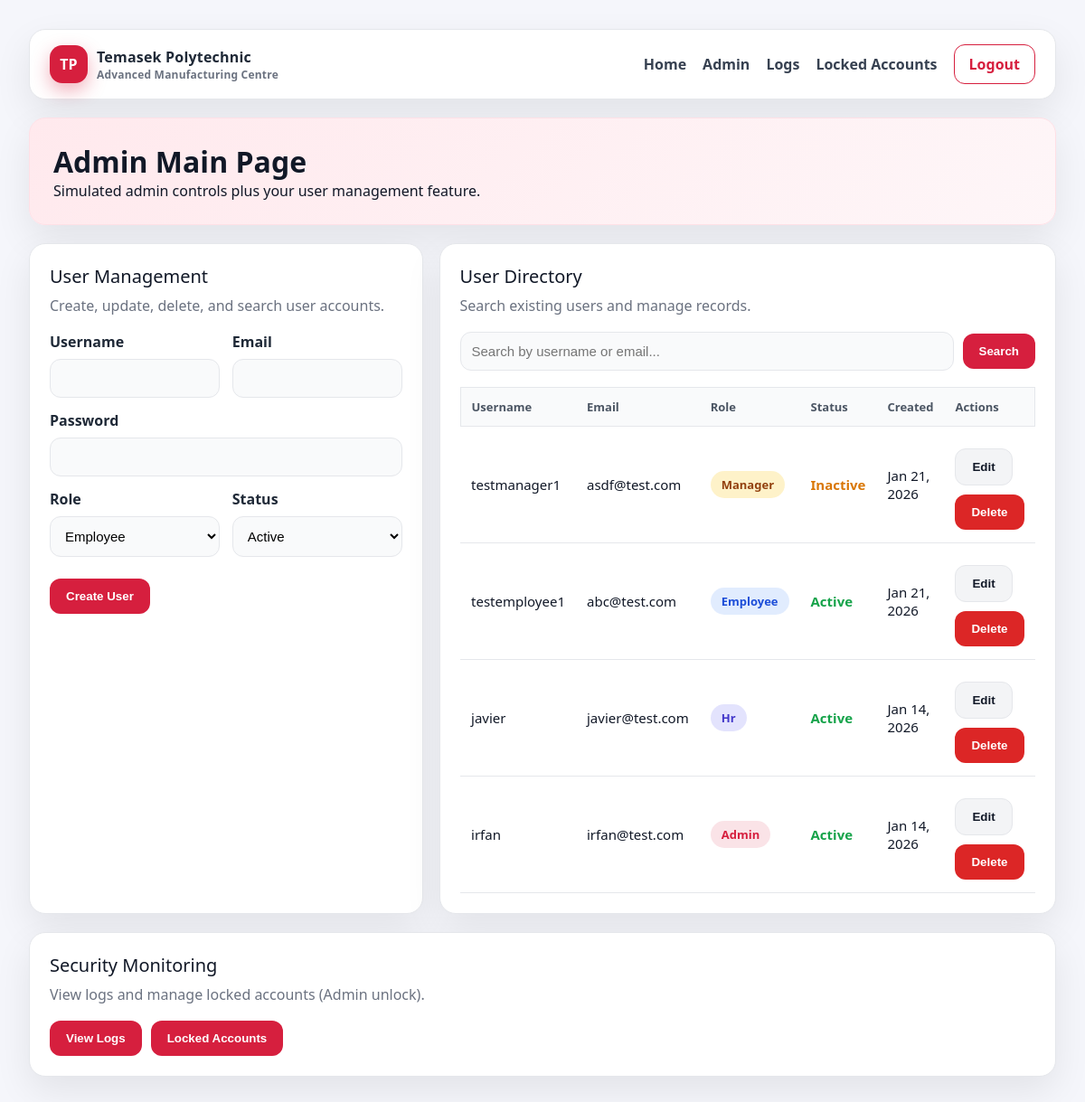
Page /pages/Denzyl/admin_users.php (signed in) on the earlier database version.
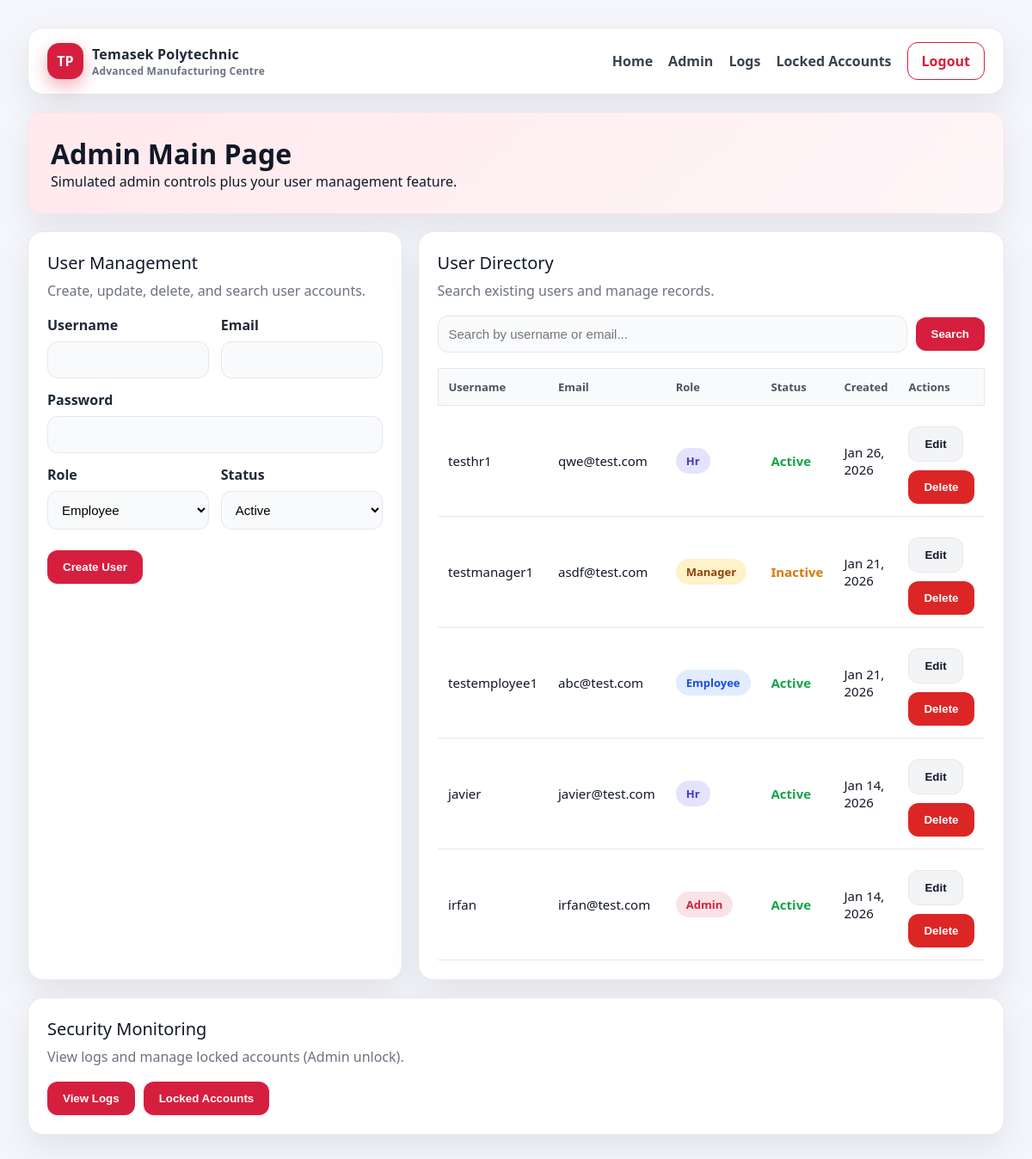
Same page on the later database version.
### tables this page shows
CREATE TABLE `users` (
  `user_id` int(11) NOT NULL,
  `username` varchar(50) NOT NULL,
  `password_hash` varchar(255) NOT NULL,
  `email` varchar(100) NOT NULL,
  `role` enum('admin','manager','employee','hr') NOT NULL DEFAULT 'employee',
  `status` enum('active','inactive','suspended') NOT NULL DEFAULT 'active',
  `created_at` timestamp NOT NULL DEFAULT current_timestamp(),
  `updated_at` timestamp NOT NULL DEFAULT current_timestamp() ON UPDATE current_timestamp()
);

### pages/Denzyl/admin_users.php (the view, shortened to what the changed rows need)
<?php
$db_host = 'localhost';
$db_user = 'root';
$db_password = '';
$db_name = 'project_database';
$conn = new mysqli($db_host, $db_user, $db_password, $db_name);
$search_query = isset($_GET['search']) ? sanitizeInput($_GET['search']) : '';
$users = searchUsers($conn, $search_query);
function searchUsers($conn, $query) {
    $users = [];
    if (empty($query)) {
        $sql = 'SELECT user_id, username, email, role, status, created_at, updated_at FROM users ORDER BY created_at DESC';
        $result = $conn->query($sql);
    }
    if ($result && $result->num_rows > 0) {
        while ($row = $result->fetch_assoc()) {
            $users[] = $row;
        }
    }
    return $users;
}
?>
<!DOCTYPE html>
<html lang="en">
<head>
    <link rel="stylesheet" href="admin_users.css">
</head>
<body>
    <div class="shell">
        <div class="hero">
            <h1>Admin Main Page</h1>
        </div>
        <div class="grid">
            <div class="card">
                <?php if (count($users) > 0): ?>
                    <table>
                        <thead>
                            <tr>
                                <th>Username</th>
                                <th>Email</th>
                                <th>Role</th>
                                <th>Status</th>
                                <th>Created</th>
                                <th>Actions</th>
                            </tr>
                        </thead>
                        <tbody>
                            <?php foreach ($users as $user): ?>
                                <tr>
                                    <td><?php echo htmlspecialchars($user['username']); ?></td>
                                    <td><?php echo htmlspecialchars($user['email']); ?></td>
                                    <td><span class="badge role-<?php echo $user['role']; ?>"><?php echo ucfirst($user['role']); ?></span></td>
                                    <td><span class="status-<?php echo $user['status']; ?>"><?php echo ucfirst($user['status']); ?></span></td>
                                    <td class="timestamp"><?php echo date('M d, Y', strtotime($user['created_at'])); ?></td>
                                    <td>
                                        <div class="actions-row">
                                            <a href="?action=edit&id=<?php echo $user['user_id']; ?>">
                                                <button type="button" class="btn btn-secondary">Edit</button>
                                            </a>
                                            <a href="?action=delete_confirm&id=<?php echo $user['user_id']; ?>">
                                                <button type="button" class="btn btn-danger">Delete</button>
                                            </a>
                                        </div>
                                    </td>
                                </tr>
                            <?php endforeach; ?>
                        </tbody>
                    </table>
                <?php else: ?>
                    <div class="empty">
                        <?php echo !empty($search_query) ? 'No users found matching your search.' : 'No users yet. Create one to get started!'; ?>
                    </div>
                <?php endif; ?>
            </div>
        </div>
    </div>
</body>
</html>

Differences in the rows shown:
added users: username "testhr1", email "qwe@test.com", role "Hr", status "Active", created_at "Jan 26, 2026"
